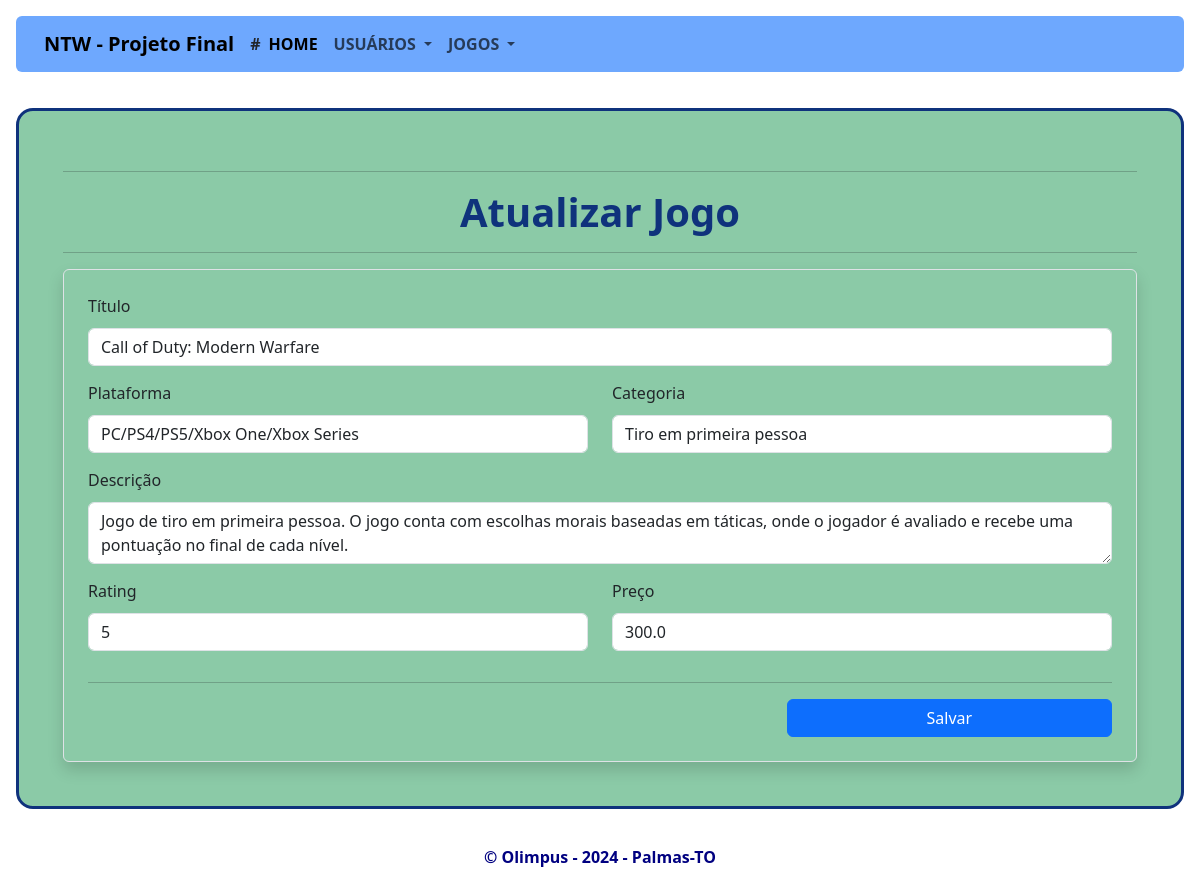
Screenshot of /jogo/3 with the database file from the repository.
### jogoteca/models.py (models this page shows, shortened)
class Game(db.Model):
    id = db.Column(db.Integer, primary_key=True, autoincrement=True)
    title = db.Column(db.String(26), unique=True, nullable=False)
    platform = db.Column(db.String(17), nullable=False)
    category = db.Column(db.String(17), nullable=False)
    description = db.Column(db.Text, nullable=False)
    rating = db.Column(db.Integer, nullable=True)
    price = db.Column(db.Float(8), nullable=False)

### jogoteca/views.py (the view)
@app.route('/jogo/<int:id>', methods=['GET', 'POST'])
def editaAtualizaJogo(id):
    jogo = Game.query.get_or_404(id)
    form = JogoForm(obj=jogo, jogo_id=id)  # Passa o ID do jogo ao formulário
    if form.validate_on_submit():
        form.save(jogo)
        return redirect(url_for('listaJogos'))
    return render_template('/jogos/edita_jogo.html', form=form, jogo=jogo)

### jogoteca/forms.py (shortened to what this page needs)
class JogoForm(FlaskForm):
    title = StringField('Título', validators=[DataRequired()])
    platform = StringField('Plataforma', validators=[DataRequired()])
    category = StringField('Categoria', validators=[DataRequired()])
    description = TextAreaField('Descrição', validators=[DataRequired()])
    rating = StringField('Rating', validators=[DataRequired()])
    price = StringField('Preço', validators=[DataRequired()])
    submit = SubmitField('Salvar')
    def __init__(self, *args, **kwargs):
        super(JogoForm, self).__init__(*args, **kwargs)
        self.jogo_id = kwargs.get('jogo_id', None)

### jogoteca/templates/jogos/edita_jogo.html (shortened to what this page needs)
{% extends 'base.html' %}
{% block content %}
    <div class="cadastros">
        <div class="col-md-12 justify-content-center form-auth">
            <div class="container-form">
                <hr>
                <h1 class="text-logo">Atualizar Jogo</h1>
                <hr>
                <form class="form mt-2 p-4 align-left border shadow rounded" method="post">
                    <div class="row">
                        <div class="col">
                            {{ form.title.label }}
                            {{ form.title(class='form-control') }}
                        </div>
                    </div>
                    <div class="row">
                        <div class="col">
                            {{ form.platform.label }}
                            {{ form.platform(class='form-control') }}
                        </div>
                        <div class="col">
                            {{ form.category.label }}
                            {{ form.category(class='form-control') }}
                        </div>
                    </div>
                    <div class="row">
                        <div class="col">
                            {{ form.description.label }}
                            {{ form.description(class='form-control') }}
                        </div>
                    </div>
                    <div class="row">
                        <div class="col">
                            {{ form.rating.label }}
                            {{ form.rating(class='form-control') }}
                        </div>
                        <div class="col">
                            {{ form.price.label }}
                            {{ form.price(class='form-control') }}
                        </div>
                    </div>
                    <hr>
                    <div class="row justify-content-end">
                        <div class="col-4">
                            {{ form.submit(class='btn btn-primary col-12') }}
                        </div>
                    </div>
                </form>
            </div>
        </div>
    </div>
{% endblock %}

### jogoteca/static/css/base.css (style rules this page uses)
html, body { height: 100%; margin: 0; padding: 0; }
body { display: flex; flex-direction: column; background: url("../img/abg.jpeg") center center no-repeat; background-size: cover; height: 100vh; }

### jogoteca/static/css/cadastros.css (style rules this page uses)
.form-auth { padding: 20px 0; }
.text-logo { color: rgb(15, 50, 124); font-weight: 800; text-align: center; }
.container-form { margin: 1em auto; background-color: rgba(111, 189, 145, 0.8); border: 3px solid #0f327c; padding: 44px; border-radius: 17px; }
.form-control { background-color: ivory; font-size: 18px; color: darkblue; border: 1px solid #0a53be; border-radius: 5px; margin-bottom: 15px; margin-top: 10px; }
.btn-primary { background-color: rgb(15, 50, 124); border-color: rgb(15, 50, 124); font-size: 18px; font-weight: bold; padding: 10px; cursor: pointer; }
.cadastros { height: 100vh; display: flex; justify-content: center; align-items: center; }
.cadastros::before { content: ''; background-image: url("../img/bgAdo1.jpeg"); background-size: cover; background-repeat: no-repeat; background-position: center; width: 80vw; height: 80vh; display: block; }

### rows the page displays
Game: title "Call of Duty: Modern Warfare", platform "PC/PS4/PS5/Xbox One/Xbox Series", category "Tiro em primeira pessoa", description "Jogo de tiro em primeira pessoa. O jogo conta com escolhas morais baseadas em táticas, onde o jogador é avaliado e recebe uma pontuação no final de cada nível.", rating "5", price "300.0"
